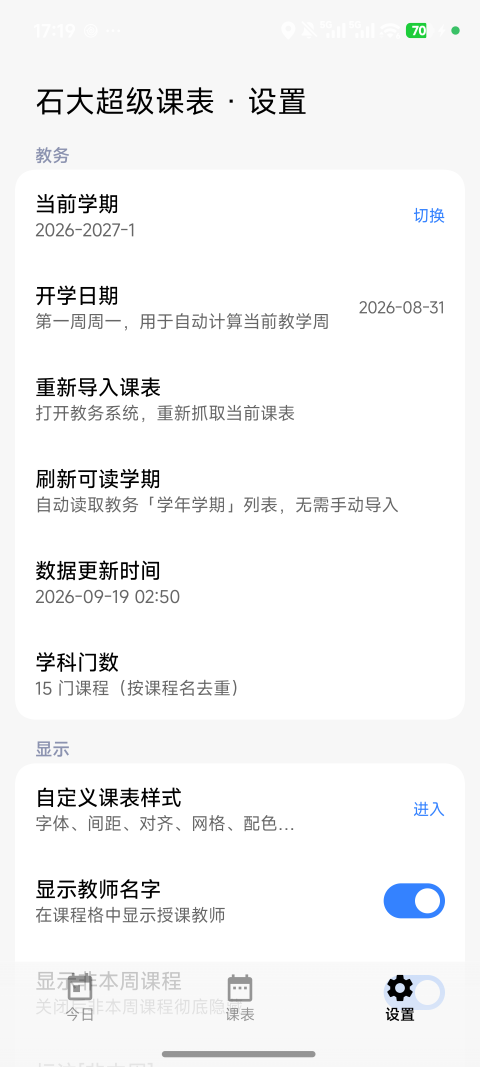
#> input picture History/screenshots/shot_week.png, 1440 x 3200 px, found by its file name (shown at 1/3 size)
$ python analyze_bar.py
#> lines starting #> are read from the running program, lines starting #| are printed output that depends on the picture
from PIL import Image
import numpy as np
im = Image.open('shot_week.png').convert('RGB')
a = np.asarray(im).astype(np.float32)
H, W, _ = a.shape
#> H = 3200; W = 1440
print('shape', a.shape)
#| shape (3200, 1440, 3)

def stats(name, y0, y1, x0=0, x1=W):
#> called with name = 'content_sharp(2500-2850)', y0 = 2500, y1 = 2850, x0 = 0, x1 = 1440
    reg = a[y0:y1, x0:x1]
    gray = reg.mean(axis=2)
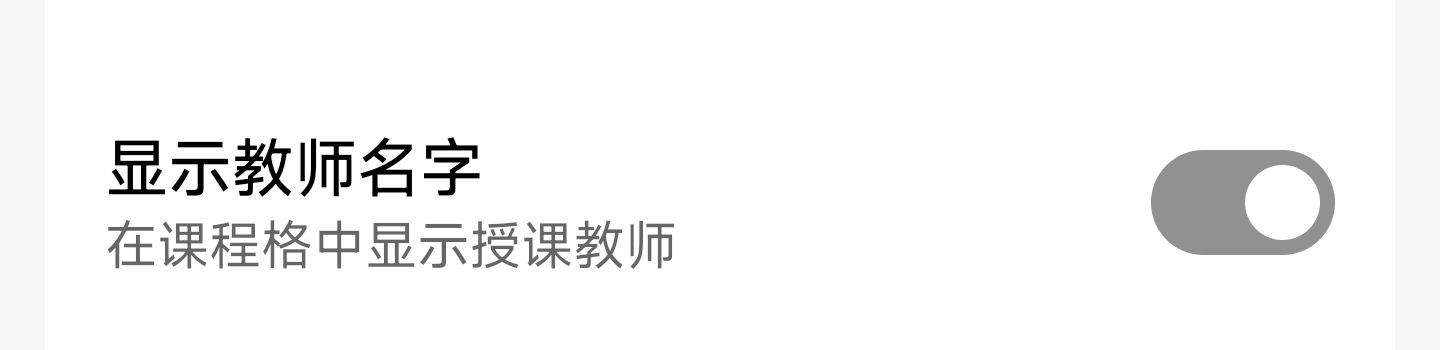
#> gray: shape (350, 1440) float32; min 0, max 255, mean 245.4
    gx = np.abs(np.diff(gray, axis=1)).mean()
#> gx = 1.62
    gy = np.abs(np.diff(gray, axis=0)).mean()
#> gy = 1.88
    sat = (reg.max(axis=2) - reg.min(axis=2)).mean()
#> sat = 5.05
    print(f'{name:22s} mean={gray.mean():6.1f} std={gray.std():6.2f} hf_x={gx:5.2f} hf_y={gy:5.2f} sat={sat:5.2f}')
#| content_sharp(2500-2850) mean= 245.4 std= 38.24 hf_x= 1.62 hf_y= 1.88 sat= 5.05

# 底栏容器 bounds = [0,2885][1440,3200]
stats('content_sharp(2500-2850)', 2500, 2850)
stats('bar_top(2890-2960)', 2890, 2960)
#> call 2 of stats, with name = 'bar_top(2890-2960)', y0 = 2890, y1 = 2960, x0 = 0, x1 = 1440
#> in stats (call 2), `reg = a[y0:y1, x0:x1]`:
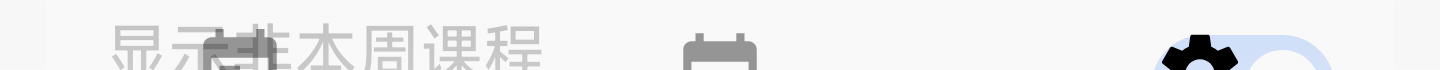
#> reg: shape (70, 1440, 3) float32; mean R, G, B 236.3, 236.7, 237.4
#> in stats (call 2), `gx = np.abs(np.diff(gray, axis=1)).mean()`: gx = 1.36
#> in stats (call 2), `gy = np.abs(np.diff(gray, axis=0)).mean()`: gy = 1.96
#> in stats (call 2), `sat = (reg.max(axis=2) - reg.min(axis=2)).mean()`: sat = 1.1
#| bar_top(2890-2960)     mean= 236.9 std= 36.83 hf_x= 1.36 hf_y= 1.96 sat= 1.10
stats('bar_mid(2960-3060)', 2960, 3060)
#> call 3 of stats, with name = 'bar_mid(2960-3060)', y0 = 2960, y1 = 3060, x0 = 0, x1 = 1440
#> in stats (call 3), `reg = a[y0:y1, x0:x1]`:
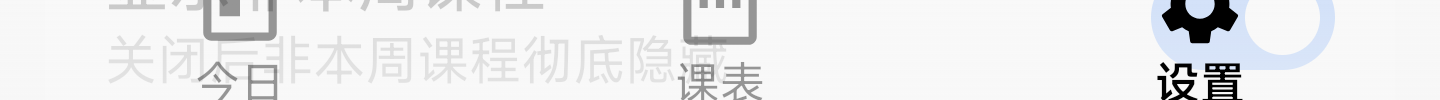
#> reg: shape (100, 1440, 3) float32; mean R, G, B 235.8, 236.4, 237.3
#> in stats (call 3), `gx = np.abs(np.diff(gray, axis=1)).mean()`: gx = 2.21
#> in stats (call 3), `gy = np.abs(np.diff(gray, axis=0)).mean()`: gy = 3.02
#> in stats (call 3), `sat = (reg.max(axis=2) - reg.min(axis=2)).mean()`: sat = 1.45
#| bar_mid(2960-3060)     mean= 236.5 std= 39.52 hf_x= 2.21 hf_y= 3.02 sat= 1.45
stats('bar_bottom(3060-3120)', 3060, 3120)
#> call 4 of stats, with name = 'bar_bottom(3060-3120)', y0 = 3060, y1 = 3120, x0 = 0, x1 = 1440
#> in stats (call 4), `reg = a[y0:y1, x0:x1]`:
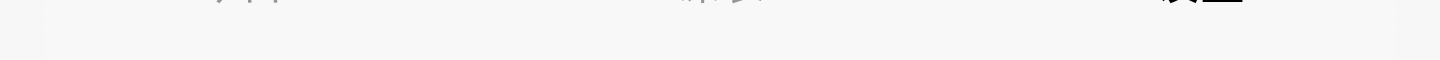
#> reg: shape (60, 1440, 3) float32; min 0, max 249, mean 247.6
#> in stats (call 4), `gx = np.abs(np.diff(gray, axis=1)).mean()`: gx = 0.35
#> in stats (call 4), `gy = np.abs(np.diff(gray, axis=0)).mean()`: gy = 0.708
#> in stats (call 4), `sat = (reg.max(axis=2) - reg.min(axis=2)).mean()`: sat = 0
#| bar_bottom(3060-3120)  mean= 247.6 std=  8.98 hf_x= 0.35 hf_y= 0.71 sat= 0.00
stats('gesture_zone(3130-3200)', 3130, 3200)
#> in stats (call 5), `reg = a[y0:y1, x0:x1]`:
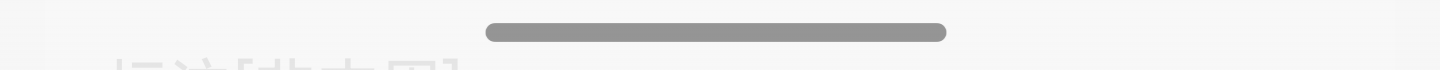
#> reg: shape (70, 1440, 3) float32; min 148, max 249, mean 238.9
#> in stats (call 5), `gx = np.abs(np.diff(gray, axis=1)).mean()`: gx = 0.307
#> in stats (call 5), `gy = np.abs(np.diff(gray, axis=0)).mean()`: gy = 1.47
#| gesture_zone(3130-3200) mean= 238.9 std= 27.40 hf_x= 0.31 hf_y= 1.47 sat= 0.00

# 底栏区域内是否存在水平方向的色块差异（说明有内容透出来）
bar = a[2890:3120]
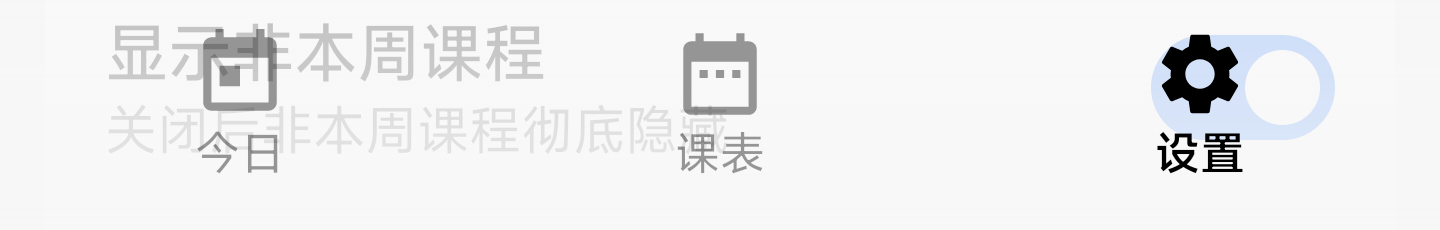
#> bar: shape (230, 1440, 3) float32; mean R, G, B 239, 239.4, 239.9
print('\nbar row means (每 10 行):')
for i in range(0, bar.shape[0], 20):
    row = bar[i]
    print(f'  y={2890+i}: mean={row.mean():6.1f} std_over_x={row.std(axis=0).mean():5.2f}')
#> this loop made 12 passes
#|   y=2890: mean= 247.9 std_over_x= 0.48
#|   y=2910: mean= 248.4 std_over_x= 0.70
#|   y=2930: mean= 232.9 std_over_x=39.01
#|   y=2950: mean= 224.4 std_over_x=54.89
#|   y=2970: mean= 235.8 std_over_x=43.87
#|   y=2990: mean= 239.0 std_over_x=38.90
#|   y=3010: mean= 242.3 std_over_x=10.00
#|   y=3030: mean= 233.3 std_over_x=45.34
#> (further printed lines are left out)

# 裁剪对比图：上=内容区(清晰) 下=底栏区
crop = im.crop((0, 2500, 1440, 3200))
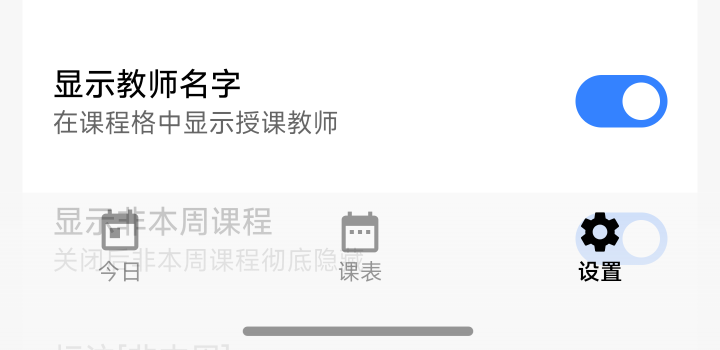
#> crop: PIL image 1440x700 RGB (shown at 1/2 size); mean R, G, B 242, 243.1, 244.9
crop.save('cmp_bar.png')
print('\nsaved cmp_bar.png')

$ run again, with History/screenshots/b1.png copied over History/screenshots/shot_week.png
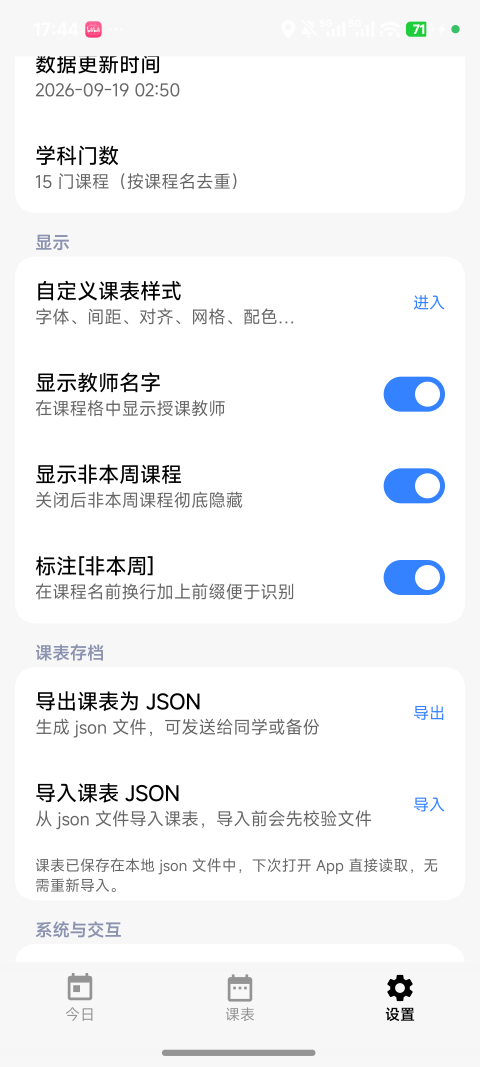
#> input picture History/screenshots/b1.png, 1440 x 3200 px, found by its file name (shown at 1/3 size)
#| shape (3200, 1440, 3)
#> gx = 1.64
#> gy = 2.04
#> sat = 0.363
#| content_sharp(2500-2850) mean= 246.2 std= 25.79 hf_x= 1.64 hf_y= 2.04 sat= 0.36
#> reg: shape (70, 1440, 3) float32
#> gray: shape (70, 1440) float32
#| bar_top(2890-2960)     mean= 239.8 std= 34.74 hf_x= 0.79 hf_y= 1.17 sat= 0.00
#> reg: shape (100, 1440, 3) float32
#> gray: shape (100, 1440) float32
#| bar_mid(2960-3060)     mean= 238.3 std= 39.02 hf_x= 1.64 hf_y= 2.51 sat= 0.00
#> reg: shape (60, 1440, 3) float32
#> gray: shape (60, 1440) float32
#| bar_bottom(3060-3120)  mean= 246.5 std=  8.94 hf_x= 0.36 hf_y= 0.80 sat= 0.00
#> in stats (call 5), `reg = a[y0:y1, x0:x1]`:
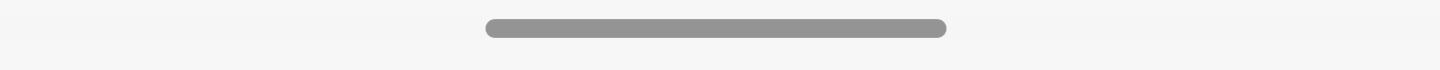
#> reg: shape (70, 1440, 3) float32; min 148, max 248, mean 238.5
#> gray: shape (70, 1440) float32
#> gx = 0.235
#> gy = 1.46
#| gesture_zone(3130-3200) mean= 238.5 std= 27.39 hf_x= 0.23 hf_y= 1.46 sat= 0.00
#> the loop `for i in range(0, bar.shape[0], 20):` made 12 passes
#|   y=2890: mean= 246.0 std_over_x= 0.00
#|   y=2910: mean= 246.5 std_over_x= 0.50
#|   y=2930: mean= 237.5 std_over_x=36.70
#|   y=2950: mean= 229.9 std_over_x=54.32
#|   y=2970: mean= 236.4 std_over_x=43.08
#> (further printed lines are left out)
#> `crop = im.crop((0, 2500, 1440, 3200))`:
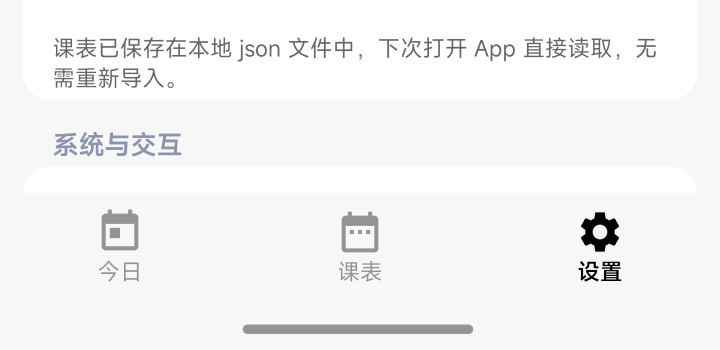
#> crop: PIL image 1440x700 RGB (shown at 1/2 size); mean R, G, B 244, 244.1, 244.2

$ run again, with History/screenshots/base0.png copied over History/screenshots/shot_week.png
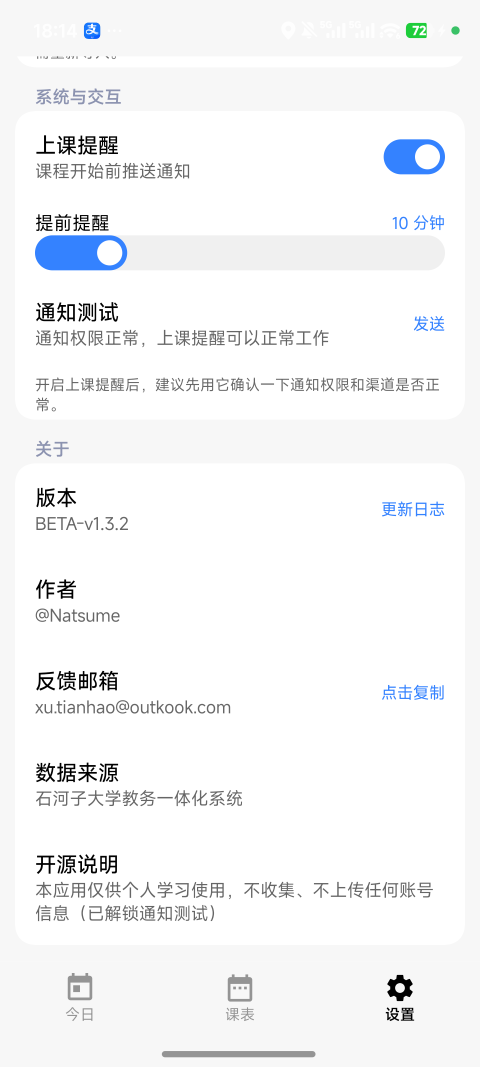
#> input picture History/screenshots/base0.png, 1440 x 3200 px, found by its file name (shown at 1/3 size)
#| shape (3200, 1440, 3)
#> gx = 2.74
#> gy = 2.57
#> sat = 0
#| content_sharp(2500-2850) mean= 244.8 std= 38.22 hf_x= 2.74 hf_y= 2.57 sat= 0.00
#> reg: shape (70, 1440, 3) float32
#> gray: shape (70, 1440) float32
#| bar_top(2890-2960)     mean= 239.6 std= 34.75 hf_x= 0.49 hf_y= 0.58 sat= 0.00
#> in stats (call 3), `reg = a[y0:y1, x0:x1]`:
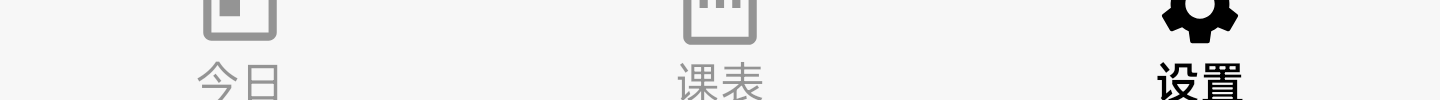
#> reg: shape (100, 1440, 3) float32; min 0, max 247, mean 238.2
#> gray: shape (100, 1440) float32
#> gx = 1.41
#> gy = 1.95
#| bar_mid(2960-3060)     mean= 238.2 std= 39.00 hf_x= 1.41 hf_y= 1.95 sat= 0.00
#> reg: shape (60, 1440, 3) float32
#> gray: shape (60, 1440) float32
#| bar_bottom(3060-3120)  mean= 246.6 std=  8.93 hf_x= 0.09 hf_y= 0.20 sat= 0.00
#> reg: shape (70, 1440, 3) float32
#> gray: shape (70, 1440) float32
#| gesture_zone(3130-3200) mean= 238.6 std= 27.40 hf_x= 0.04 hf_y= 0.92 sat= 0.00
#> the loop `for i in range(0, bar.shape[0], 20):` made 12 passes
#|   y=2890: mean= 247.0 std_over_x= 0.00
#|   y=2910: mean= 247.0 std_over_x= 0.00
#|   y=2930: mean= 237.5 std_over_x=36.70
#|   y=2950: mean= 229.9 std_over_x=54.32
#|   y=2970: mean= 236.7 std_over_x=43.13
#> (further printed lines are left out)
#> `crop = im.crop((0, 2500, 1440, 3200))`:
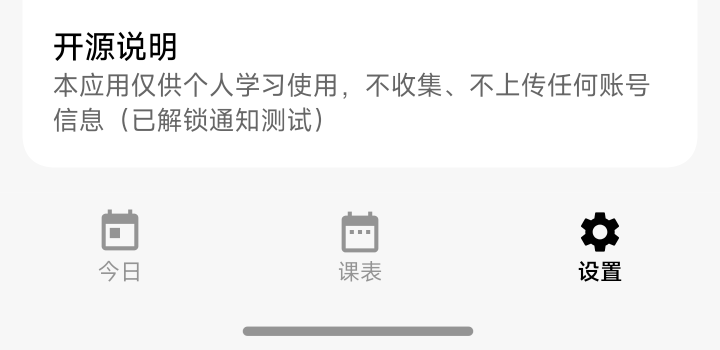
#> crop: PIL image 1440x700 RGB (shown at 1/2 size); min 0, max 255, mean 243
